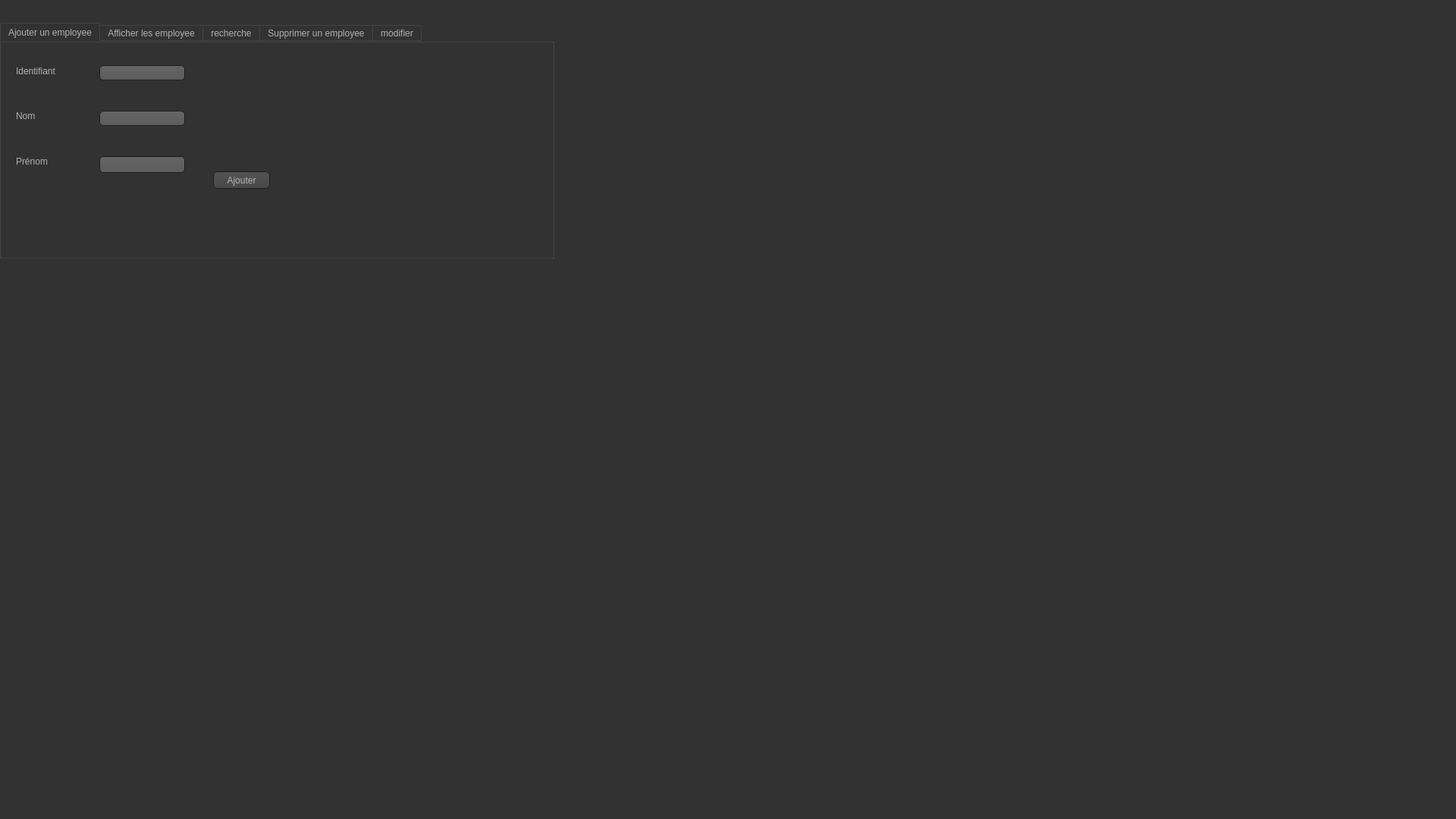
<?xml version="1.0" encoding="UTF-8"?>
<ui version="4.0">
 <class>Dialog</class>
 <widget class="QDialog" name="Dialog">
  <property name="geometry">
   <rect>
    <x>0</x>
    <y>0</y>
    <width>1920</width>
    <height>1080</height>
   </rect>
  </property>
  <property name="windowTitle">
   <string>Dialog</string>
  </property>
  <property name="styleSheet">
   <string notr="true">QToolTip
{
     border: 1px solid black;
     background-color: #ffa02f;
     padding: 1px;
     border-radius: 3px;
     opacity: 100;
}

QWidget
{
    color: #b1b1b1;
    background-color: #323232;
}

QWidget:item:hover
{
    background-color: QLinearGradient( x1: 0, y1: 0, x2: 0, y2: 1, stop: 0 #ffa02f, stop: 1 #ca0619);
    color: #000000;
}

QWidget:item:selected
{
    background-color: QLinearGradient( x1: 0, y1: 0, x2: 0, y2: 1, stop: 0 #ffa02f, stop: 1 #d7801a);
}

QMenuBar::item
{
    background: transparent;
}

QMenuBar::item:selected
{
    background: transparent;
    border: 1px solid #ffaa00;
}

QMenuBar::item:pressed
{
    background: #444;
    border: 1px solid #000;
    background-color: QLinearGradient(
        x1:0, y1:0,
        x2:0, y2:1,
        stop:1 #212121,
        stop:0.4 #343434/*,
        stop:0.2 #343434,
        stop:0.1 #ffaa00*/
    );
    margin-bottom:-1px;
    padding-bottom:1px;
}

QMenu
{
    border: 1px solid #000;
}

QMenu::item
{
    padding: 2px 20px 2px 20px;
}

QMenu::item:selected
{
    color: #000000;
}

QWidget:disabled
{
    color: #404040;
    background-color: #323232;
}

QAbstractItemView
{
    background-color: QLinearGradient( x1: 0, y1: 0, x2: 0, y2: 1, stop: 0 #4d4d4d, stop: 0.1 #646464, stop: 1 #5d5d5d);
}

QWidget:focus
{
    /*border: 2px solid QLinearGradient( x1: 0, y1: 0, x2: 0, y2: 1, stop: 0 #ffa02f, stop: 1 #d7801a);*/
}

QLineEdit
{
    background-color: QLinearGradient( x1: 0, y1: 0, x2: 0, y2: 1, stop: 0 #4d4d4d, stop: 0 #646464, stop: 1 #5d5d5d);
    padding: 1px;
    border-style: solid;
    border: 1px solid #1e1e1e;
    border-radius: 5;
}

QPushButton
{
    color: #b1b1b1;
    background-color: QLinearGradient( x1: 0, y1: 0, x2: 0, y2: 1, stop: 0 #565656, stop: 0.1 #525252, stop: 0.5 #4e4e4e, stop: 0.9 #4a4a4a, stop: 1 #464646);
    border-width: 1px;
    border-color: #1e1e1e;
    border-style: solid;
    border-radius: 6;
    padding: 3px;
    font-size: 12px;
    padding-left: 5px;
    padding-right: 5px;
}

QPushButton:pressed
{
    background-color: QLinearGradient( x1: 0, y1: 0, x2: 0, y2: 1, stop: 0 #2d2d2d, stop: 0.1 #2b2b2b, stop: 0.5 #292929, stop: 0.9 #282828, stop: 1 #252525);
}

QComboBox
{
    selection-background-color: #ffaa00;
    background-color: QLinearGradient( x1: 0, y1: 0, x2: 0, y2: 1, stop: 0 #565656, stop: 0.1 #525252, stop: 0.5 #4e4e4e, stop: 0.9 #4a4a4a, stop: 1 #464646);
    border-style: solid;
    border: 1px solid #1e1e1e;
    border-radius: 5;
}

QComboBox:hover,QPushButton:hover
{
    border: 2px solid QLinearGradient( x1: 0, y1: 0, x2: 0, y2: 1, stop: 0 #ffa02f, stop: 1 #d7801a);
}


QComboBox:on
{
    padding-top: 3px;
    padding-left: 4px;
    background-color: QLinearGradient( x1: 0, y1: 0, x2: 0, y2: 1, stop: 0 #2d2d2d, stop: 0.1 #2b2b2b, stop: 0.5 #292929, stop: 0.9 #282828, stop: 1 #252525);
    selection-background-color: #ffaa00;
}

QComboBox QAbstractItemView
{
    border: 2px solid darkgray;
    selection-background-color: QLinearGradient( x1: 0, y1: 0, x2: 0, y2: 1, stop: 0 #ffa02f, stop: 1 #d7801a);
}

QComboBox::drop-down
{
     subcontrol-origin: padding;
     subcontrol-position: top right;
     width: 15px;

     border-left-width: 0px;
     border-left-color: darkgray;
     border-left-style: solid; /* just a single line */
     border-top-right-radius: 3px; /* same radius as the QComboBox */
     border-bottom-right-radius: 3px;
 }

QComboBox::down-arrow
{
     image: url(:/down_arrow.png);
}

QGroupBox:focus
{
border: 2px solid QLinearGradient( x1: 0, y1: 0, x2: 0, y2: 1, stop: 0 #ffa02f, stop: 1 #d7801a);
}

QTextEdit:focus
{
    border: 2px solid QLinearGradient( x1: 0, y1: 0, x2: 0, y2: 1, stop: 0 #ffa02f, stop: 1 #d7801a);
}

QScrollBar:horizontal {
     border: 1px solid #222222;
     background: QLinearGradient( x1: 0, y1: 0, x2: 0, y2: 1, stop: 0.0 #121212, stop: 0.2 #282828, stop: 1 #484848);
     height: 7px;
     margin: 0px 16px 0 16px;
}

QScrollBar::handle:horizontal
{
      background: QLinearGradient( x1: 0, y1: 0, x2: 1, y2: 0, stop: 0 #ffa02f, stop: 0.5 #d7801a, stop: 1 #ffa02f);
      min-height: 20px;
      border-radius: 2px;
}

QScrollBar::add-line:horizontal {
      border: 1px solid #1b1b19;
      border-radius: 2px;
      background: QLinearGradient( x1: 0, y1: 0, x2: 1, y2: 0, stop: 0 #ffa02f, stop: 1 #d7801a);
      width: 14px;
      subcontrol-position: right;
      subcontrol-origin: margin;
}

QScrollBar::sub-line:horizontal {
      border: 1px solid #1b1b19;
      border-radius: 2px;
      background: QLinearGradient( x1: 0, y1: 0, x2: 1, y2: 0, stop: 0 #ffa02f, stop: 1 #d7801a);
      width: 14px;
     subcontrol-position: left;
     subcontrol-origin: margin;
}

QScrollBar::right-arrow:horizontal, QScrollBar::left-arrow:horizontal
{
      border: 1px solid black;
      width: 1px;
      height: 1px;
      background: white;
}

QScrollBar::add-page:horizontal, QScrollBar::sub-page:horizontal
{
      background: none;
}

QScrollBar:vertical
{
      background: QLinearGradient( x1: 0, y1: 0, x2: 1, y2: 0, stop: 0.0 #121212, stop: 0.2 #282828, stop: 1 #484848);
      width: 7px;
      margin: 16px 0 16px 0;
      border: 1px solid #222222;
}

QScrollBar::handle:vertical
{
      background: QLinearGradient( x1: 0, y1: 0, x2: 0, y2: 1, stop: 0 #ffa02f, stop: 0.5 #d7801a, stop: 1 #ffa02f);
      min-height: 20px;
      border-radius: 2px;
}

QScrollBar::add-line:vertical
{
      border: 1px solid #1b1b19;
      border-radius: 2px;
      background: QLinearGradient( x1: 0, y1: 0, x2: 0, y2: 1, stop: 0 #ffa02f, stop: 1 #d7801a);
      height: 14px;
      subcontrol-position: bottom;
      subcontrol-origin: margin;
}

QScrollBar::sub-line:vertical
{
      border: 1px solid #1b1b19;
      border-radius: 2px;
      background: QLinearGradient( x1: 0, y1: 0, x2: 0, y2: 1, stop: 0 #d7801a, stop: 1 #ffa02f);
      height: 14px;
      subcontrol-position: top;
      subcontrol-origin: margin;
}

QScrollBar::up-arrow:vertical, QScrollBar::down-arrow:vertical
{
      border: 1px solid black;
      width: 1px;
      height: 1px;
      background: white;
}


QScrollBar::add-page:vertical, QScrollBar::sub-page:vertical
{
      background: none;
}

QTextEdit
{
    background-color: #242424;
}

QPlainTextEdit
{
    background-color: #242424;
}

QHeaderView::section
{
    background-color: QLinearGradient(x1:0, y1:0, x2:0, y2:1, stop:0 #616161, stop: 0.5 #505050, stop: 0.6 #434343, stop:1 #656565);
    color: white;
    padding-left: 4px;
    border: 1px solid #6c6c6c;
}

QCheckBox:disabled
{
color: #414141;
}

QDockWidget::title
{
    text-align: center;
    spacing: 3px; /* spacing between items in the tool bar */
    background-color: QLinearGradient(x1:0, y1:0, x2:0, y2:1, stop:0 #323232, stop: 0.5 #242424, stop:1 #323232);
}

QDockWidget::close-button, QDockWidget::float-button
{
    text-align: center;
    spacing: 1px; /* spacing between items in the tool bar */
    background-color: QLinearGradient(x1:0, y1:0, x2:0, y2:1, stop:0 #323232, stop: 0.5 #242424, stop:1 #323232);
}

QDockWidget::close-button:hover, QDockWidget::float-button:hover
{
    background: #242424;
}

QDockWidget::close-button:pressed, QDockWidget::float-button:pressed
{
    padding: 1px -1px -1px 1px;
}

QMainWindow::separator
{
    background-color: QLinearGradient(x1:0, y1:0, x2:0, y2:1, stop:0 #161616, stop: 0.5 #151515, stop: 0.6 #212121, stop:1 #343434);
    color: white;
    padding-left: 4px;
    border: 1px solid #4c4c4c;
    spacing: 3px; /* spacing between items in the tool bar */
}

QMainWindow::separator:hover
{

    background-color: QLinearGradient(x1:0, y1:0, x2:0, y2:1, stop:0 #d7801a, stop:0.5 #b56c17 stop:1 #ffa02f);
    color: white;
    padding-left: 4px;
    border: 1px solid #6c6c6c;
    spacing: 3px; /* spacing between items in the tool bar */
}

QToolBar::handle
{
     spacing: 3px; /* spacing between items in the tool bar */
     background: url(:/images/handle.png);
}

QMenu::separator
{
    height: 2px;
    background-color: QLinearGradient(x1:0, y1:0, x2:0, y2:1, stop:0 #161616, stop: 0.5 #151515, stop: 0.6 #212121, stop:1 #343434);
    color: white;
    padding-left: 4px;
    margin-left: 10px;
    margin-right: 5px;
}

QProgressBar
{
    border: 2px solid grey;
    border-radius: 5px;
    text-align: center;
}

QProgressBar::chunk
{
    background-color: #d7801a;
    width: 2.15px;
    margin: 0.5px;
}

QTabBar::tab {
    color: #b1b1b1;
    border: 1px solid #444;
    border-bottom-style: none;
    background-color: #323232;
    padding-left: 10px;
    padding-right: 10px;
    padding-top: 3px;
    padding-bottom: 2px;
    margin-right: -1px;
}

QTabWidget::pane {
    border: 1px solid #444;
    top: 1px;
}

QTabBar::tab:last
{
    margin-right: 0; /* the last selected tab has nothing to overlap with on the right */
    border-top-right-radius: 3px;
}

QTabBar::tab:first:!selected
{
 margin-left: 0px; /* the last selected tab has nothing to overlap with on the right */


    border-top-left-radius: 3px;
}

QTabBar::tab:!selected
{
    color: #b1b1b1;
    border-bottom-style: solid;
    margin-top: 3px;
    background-color: QLinearGradient(x1:0, y1:0, x2:0, y2:1, stop:1 #212121, stop:.4 #343434);
}

QTabBar::tab:selected
{
    border-top-left-radius: 3px;
    border-top-right-radius: 3px;
    margin-bottom: 0px;
}

QTabBar::tab:!selected:hover
{
    /*border-top: 2px solid #ffaa00;
    padding-bottom: 3px;*/
    border-top-left-radius: 3px;
    border-top-right-radius: 3px;
    background-color: QLinearGradient(x1:0, y1:0, x2:0, y2:1, stop:1 #212121, stop:0.4 #343434, stop:0.2 #343434, stop:0.1 #ffaa00);
}

QRadioButton::indicator:checked, QRadioButton::indicator:unchecked{
    color: #b1b1b1;
    background-color: #323232;
    border: 1px solid #b1b1b1;
    border-radius: 6px;
}

QRadioButton::indicator:checked
{
    background-color: qradialgradient(
        cx: 0.5, cy: 0.5,
        fx: 0.5, fy: 0.5,
        radius: 1.0,
        stop: 0.25 #ffaa00,
        stop: 0.3 #323232
    );
}

QCheckBox::indicator{
    color: #b1b1b1;
    background-color: #323232;
    border: 1px solid #b1b1b1;
    width: 9px;
    height: 9px;
}

QRadioButton::indicator
{
    border-radius: 6px;
}

QRadioButton::indicator:hover, QCheckBox::indicator:hover
{
    border: 1px solid #ffaa00;
}

QCheckBox::indicator:checked
{
    image:url(:/images/checkbox.png);
}

QCheckBox::indicator:disabled, QRadioButton::indicator:disabled
{
    border: 1px solid #444;
}</string>
  </property>
  <widget class="QTabWidget" name="tabetudiant">
   <property name="geometry">
    <rect>
     <x>0</x>
     <y>30</y>
     <width>731</width>
     <height>311</height>
    </rect>
   </property>
   <property name="currentIndex">
    <number>0</number>
   </property>
   <widget class="QWidget" name="tabetudiant_3">
    <attribute name="title">
     <string>Ajouter un employee</string>
    </attribute>
    <widget class="QLabel" name="label_5">
     <property name="geometry">
      <rect>
       <x>20</x>
       <y>30</y>
       <width>61</width>
       <height>16</height>
      </rect>
     </property>
     <property name="text">
      <string>Identifiant</string>
     </property>
    </widget>
    <widget class="QLabel" name="label_6">
     <property name="geometry">
      <rect>
       <x>20</x>
       <y>90</y>
       <width>47</width>
       <height>13</height>
      </rect>
     </property>
     <property name="text">
      <string>Nom</string>
     </property>
    </widget>
    <widget class="QLabel" name="label_7">
     <property name="geometry">
      <rect>
       <x>20</x>
       <y>150</y>
       <width>47</width>
       <height>13</height>
      </rect>
     </property>
     <property name="text">
      <string>Prénom</string>
     </property>
    </widget>
    <widget class="QLineEdit" name="lineEdit_id_3">
     <property name="geometry">
      <rect>
       <x>130</x>
       <y>30</y>
       <width>113</width>
       <height>20</height>
      </rect>
     </property>
    </widget>
    <widget class="QLineEdit" name="lineEdit_nom_2">
     <property name="geometry">
      <rect>
       <x>130</x>
       <y>90</y>
       <width>113</width>
       <height>20</height>
      </rect>
     </property>
    </widget>
    <widget class="QPushButton" name="pb_ajouter_2">
     <property name="geometry">
      <rect>
       <x>280</x>
       <y>170</y>
       <width>75</width>
       <height>23</height>
      </rect>
     </property>
     <property name="text">
      <string>Ajouter</string>
     </property>
    </widget>
    <widget class="QLineEdit" name="lineEdit">
     <property name="geometry">
      <rect>
       <x>130</x>
       <y>150</y>
       <width>113</width>
       <height>22</height>
      </rect>
     </property>
    </widget>
   </widget>
   <widget class="QWidget" name="tab_5">
    <attribute name="title">
     <string>Afficher les employee</string>
    </attribute>
    <widget class="QTableView" name="tabetudiant_2">
     <property name="geometry">
      <rect>
       <x>0</x>
       <y>0</y>
       <width>1000</width>
       <height>500</height>
      </rect>
     </property>
    </widget>
    <widget class="QPushButton" name="trie_id">
     <property name="geometry">
      <rect>
       <x>290</x>
       <y>240</y>
       <width>93</width>
       <height>28</height>
      </rect>
     </property>
     <property name="text">
      <string>tier par id</string>
     </property>
    </widget>
   </widget>
   <widget class="QWidget" name="tab">
    <attribute name="title">
     <string>recherche</string>
    </attribute>
    <widget class="QLineEdit" name="lineEdit_2">
     <property name="geometry">
      <rect>
       <x>130</x>
       <y>20</y>
       <width>113</width>
       <height>22</height>
      </rect>
     </property>
    </widget>
    <widget class="QTableView" name="tabetudiant_4">
     <property name="geometry">
      <rect>
       <x>40</x>
       <y>70</y>
       <width>341</width>
       <height>141</height>
      </rect>
     </property>
    </widget>
   </widget>
   <widget class="QWidget" name="tab_6">
    <attribute name="title">
     <string>Supprimer un employee</string>
    </attribute>
    <widget class="QLineEdit" name="lineEdit_id_supp">
     <property name="geometry">
      <rect>
       <x>140</x>
       <y>30</y>
       <width>113</width>
       <height>20</height>
      </rect>
     </property>
    </widget>
    <widget class="QLabel" name="label_8">
     <property name="geometry">
      <rect>
       <x>20</x>
       <y>30</y>
       <width>61</width>
       <height>16</height>
      </rect>
     </property>
     <property name="text">
      <string>Identifiant</string>
     </property>
    </widget>
    <widget class="QPushButton" name="pb_supprimer_2">
     <property name="geometry">
      <rect>
       <x>240</x>
       <y>140</y>
       <width>75</width>
       <height>23</height>
      </rect>
     </property>
     <property name="text">
      <string>Supprimer</string>
     </property>
    </widget>
   </widget>
   <widget class="QWidget" name="tab_2">
    <attribute name="title">
     <string>modifier</string>
    </attribute>
    <widget class="QLabel" name="label_9">
     <property name="geometry">
      <rect>
       <x>230</x>
       <y>60</y>
       <width>61</width>
       <height>16</height>
      </rect>
     </property>
     <property name="text">
      <string>Identifiant</string>
     </property>
    </widget>
    <widget class="QLabel" name="label_10">
     <property name="geometry">
      <rect>
       <x>240</x>
       <y>100</y>
       <width>47</width>
       <height>13</height>
      </rect>
     </property>
     <property name="text">
      <string>Nom</string>
     </property>
    </widget>
    <widget class="QLabel" name="label_11">
     <property name="geometry">
      <rect>
       <x>240</x>
       <y>140</y>
       <width>47</width>
       <height>13</height>
      </rect>
     </property>
     <property name="text">
      <string>Prénom</string>
     </property>
    </widget>
    <widget class="QLineEdit" name="lineEdit_id_4">
     <property name="geometry">
      <rect>
       <x>360</x>
       <y>100</y>
       <width>111</width>
       <height>21</height>
      </rect>
     </property>
    </widget>
    <widget class="QLineEdit" name="lineEdit_id_5">
     <property name="geometry">
      <rect>
       <x>360</x>
       <y>60</y>
       <width>113</width>
       <height>20</height>
      </rect>
     </property>
    </widget>
    <widget class="QLineEdit" name="lineEdit_id_6">
     <property name="geometry">
      <rect>
       <x>360</x>
       <y>140</y>
       <width>113</width>
       <height>20</height>
      </rect>
     </property>
    </widget>
    <widget class="QPushButton" name="modifier">
     <property name="geometry">
      <rect>
       <x>530</x>
       <y>220</y>
       <width>93</width>
       <height>28</height>
      </rect>
     </property>
     <property name="text">
      <string>modifier</string>
     </property>
    </widget>
   </widget>
  </widget>
 </widget>
 <resources/>
 <connections/>
</ui>
